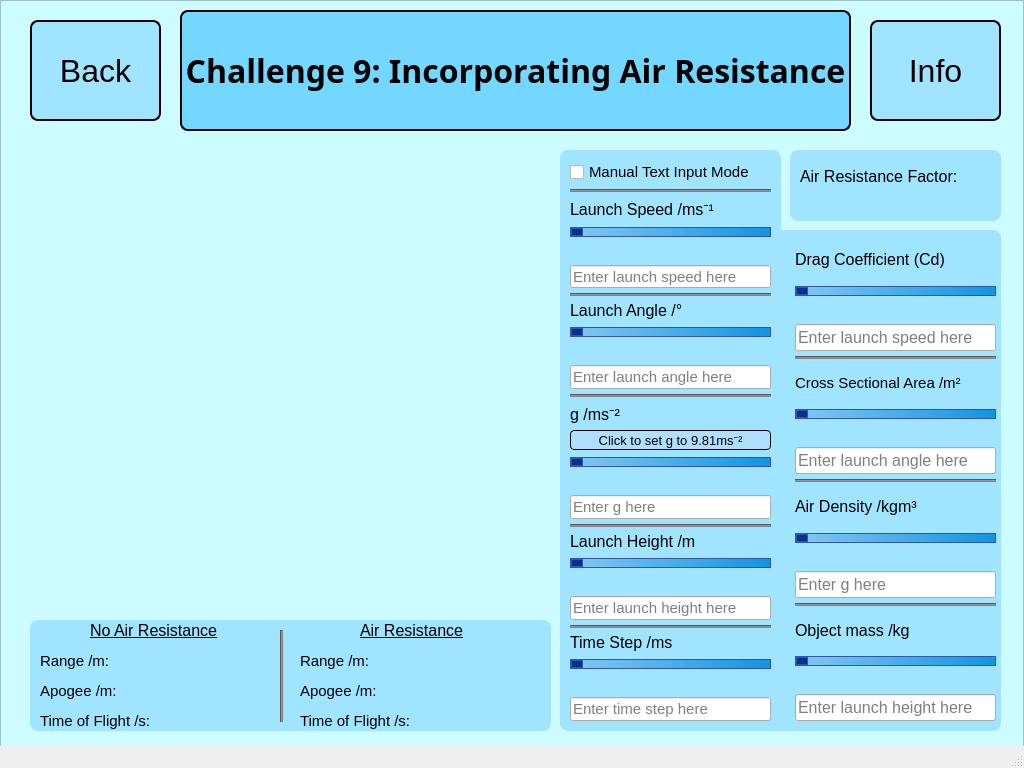
<?xml version="1.0" encoding="UTF-8"?>
<ui version="4.0">
 <class>MainWindow</class>
 <widget class="QMainWindow" name="MainWindow">
  <property name="geometry">
   <rect>
    <x>0</x>
    <y>0</y>
    <width>1024</width>
    <height>768</height>
   </rect>
  </property>
  <property name="windowTitle">
   <string>MainWindow</string>
  </property>
  <widget class="QWidget" name="centralwidget">
   <widget class="QFrame" name="frame">
    <property name="geometry">
     <rect>
      <x>0</x>
      <y>0</y>
      <width>1024</width>
      <height>768</height>
     </rect>
    </property>
    <property name="styleSheet">
     <string notr="true">QFrame {
	background-color: #ccfcff
}</string>
    </property>
    <property name="frameShape">
     <enum>QFrame::StyledPanel</enum>
    </property>
    <property name="frameShadow">
     <enum>QFrame::Raised</enum>
    </property>
    <widget class="QPushButton" name="backButton">
     <property name="geometry">
      <rect>
       <x>30</x>
       <y>20</y>
       <width>131</width>
       <height>101</height>
      </rect>
     </property>
     <property name="font">
      <font>
       <family>Meiryo UI</family>
       <pointsize>24</pointsize>
      </font>
     </property>
     <property name="styleSheet">
      <string notr="true">QPushButton {
	border: 2px solid;
	border-radius: 8px;
	background-color: #a1e4ff;
}</string>
     </property>
     <property name="text">
      <string>Back</string>
     </property>
     <property name="checkable">
      <bool>true</bool>
     </property>
    </widget>
    <widget class="QWidget" name="verticalLayoutWidget">
     <property name="geometry">
      <rect>
       <x>570</x>
       <y>160</y>
       <width>201</width>
       <height>561</height>
      </rect>
     </property>
     <layout class="QVBoxLayout" name="inputLayout" stretch="0,0,1,1,0,0,0,1,2,0,0,0,1,0,1,0,0,0,1,1,0,0,0,1,1,0,0">
      <property name="spacing">
       <number>5</number>
      </property>
      <item>
       <widget class="QCheckBox" name="textModeCheckBox">
        <property name="font">
         <font>
          <family>Meiryo UI</family>
          <pointsize>11</pointsize>
         </font>
        </property>
        <property name="text">
         <string>Manual Text Input Mode</string>
        </property>
       </widget>
      </item>
      <item>
       <widget class="Line" name="Line1">
        <property name="styleSheet">
         <string notr="true">QFrame {
	background-color: #838285;
	min-height:1px;
	max-height:1px;
}</string>
        </property>
        <property name="orientation">
         <enum>Qt::Horizontal</enum>
        </property>
       </widget>
      </item>
      <item>
       <widget class="QLabel" name="launchSpeedLabel">
        <property name="font">
         <font>
          <family>Meiryo UI</family>
          <pointsize>12</pointsize>
          <weight>50</weight>
          <bold>false</bold>
          <underline>false</underline>
         </font>
        </property>
        <property name="styleSheet">
         <string notr="true">QLabel {background-color: #a1e4ff;}</string>
        </property>
        <property name="text">
         <string>Launch Speed /ms⁻¹</string>
        </property>
       </widget>
      </item>
      <item>
       <widget class="QSlider" name="launchSpeedSlider">
        <property name="styleSheet">
         <string notr="true">QSlider::groove:horizontal {border: 1px solid #3256a8;
height: 8px;
background: qlineargradient(x1: 0, y1: 0, x2: 1, y2: 0, stop: 0 #85c8f2, stop: 1 #1293e3);}

QSlider::handle:horizontal {border: 1px solid #3256a8;
background: #073191;
width: 10px;
height: 10px;
border-radius: 5px;}</string>
        </property>
        <property name="orientation">
         <enum>Qt::Horizontal</enum>
        </property>
       </widget>
      </item>
      <item>
       <widget class="QLabel" name="launchSpeedSliderLabel">
        <property name="font">
         <font>
          <family>Meiryo UI</family>
          <pointsize>10</pointsize>
         </font>
        </property>
        <property name="styleSheet">
         <string notr="true">QLabel {background-color: #a1e4ff;}</string>
        </property>
        <property name="text">
         <string/>
        </property>
       </widget>
      </item>
      <item>
       <widget class="QLineEdit" name="launchSpeedLineEdit">
        <property name="font">
         <font>
          <pointsize>11</pointsize>
         </font>
        </property>
        <property name="inputMask">
         <string/>
        </property>
        <property name="placeholderText">
         <string>Enter launch speed here</string>
        </property>
       </widget>
      </item>
      <item>
       <widget class="Line" name="Line2">
        <property name="styleSheet">
         <string notr="true">QFrame {
	background-color: #838285;
	min-height:1px;
	max-height:1px;
}</string>
        </property>
        <property name="orientation">
         <enum>Qt::Horizontal</enum>
        </property>
       </widget>
      </item>
      <item>
       <widget class="QLabel" name="label_3">
        <property name="font">
         <font>
          <family>Meiryo UI</family>
          <pointsize>12</pointsize>
          <weight>50</weight>
          <bold>false</bold>
          <underline>false</underline>
         </font>
        </property>
        <property name="styleSheet">
         <string notr="true">QLabel {background-color: #a1e4ff;}</string>
        </property>
        <property name="text">
         <string>Launch Angle /°</string>
        </property>
       </widget>
      </item>
      <item>
       <widget class="QSlider" name="launchAngleSlider">
        <property name="styleSheet">
         <string notr="true">QSlider::groove:horizontal {border: 1px solid #3256a8;
height: 8px;
background: qlineargradient(x1: 0, y1: 0, x2: 1, y2: 0, stop: 0 #85c8f2, stop: 1 #1293e3);}

QSlider::handle:horizontal {border: 1px solid #3256a8;
background: #073191;
width: 10px;
height: 10px;
border-radius: 5px;}</string>
        </property>
        <property name="orientation">
         <enum>Qt::Horizontal</enum>
        </property>
       </widget>
      </item>
      <item>
       <widget class="QLabel" name="launchAngleSliderLabel">
        <property name="font">
         <font>
          <family>Meiryo UI</family>
          <pointsize>10</pointsize>
         </font>
        </property>
        <property name="styleSheet">
         <string notr="true">QLabel {background-color: #a1e4ff;}</string>
        </property>
        <property name="text">
         <string/>
        </property>
       </widget>
      </item>
      <item>
       <widget class="QLineEdit" name="launchAngleLineEdit">
        <property name="font">
         <font>
          <pointsize>11</pointsize>
         </font>
        </property>
        <property name="placeholderText">
         <string>Enter launch angle here</string>
        </property>
       </widget>
      </item>
      <item>
       <widget class="Line" name="Line3">
        <property name="styleSheet">
         <string notr="true">QFrame {
	background-color: #838285;
	min-height:1px;
	max-height:1px;
}</string>
        </property>
        <property name="orientation">
         <enum>Qt::Horizontal</enum>
        </property>
       </widget>
      </item>
      <item>
       <widget class="QLabel" name="label_4">
        <property name="font">
         <font>
          <family>Meiryo UI</family>
          <pointsize>12</pointsize>
          <weight>50</weight>
          <bold>false</bold>
          <underline>false</underline>
         </font>
        </property>
        <property name="styleSheet">
         <string notr="true">QLabel {background-color: #a1e4ff;}</string>
        </property>
        <property name="text">
         <string>g /ms⁻²</string>
        </property>
       </widget>
      </item>
      <item>
       <widget class="QPushButton" name="setgButton">
        <property name="font">
         <font>
          <family>Meiryo UI</family>
          <pointsize>10</pointsize>
         </font>
        </property>
        <property name="styleSheet">
         <string notr="true">QPushButton {
	border: 1px solid;
	border-radius: 4px;
	background-color:#b1defa;
}</string>
        </property>
        <property name="text">
         <string>Click to set g to 9.81ms⁻²</string>
        </property>
       </widget>
      </item>
      <item>
       <widget class="QSlider" name="gSlider">
        <property name="styleSheet">
         <string notr="true">QSlider::groove:horizontal {border: 1px solid #3256a8;
height: 8px;
background: qlineargradient(x1: 0, y1: 0, x2: 1, y2: 0, stop: 0 #85c8f2, stop: 1 #1293e3);}

QSlider::handle:horizontal {border: 1px solid #3256a8;
background: #073191;
width: 10px;
height: 10px;
border-radius: 5px;}</string>
        </property>
        <property name="orientation">
         <enum>Qt::Horizontal</enum>
        </property>
       </widget>
      </item>
      <item>
       <widget class="QLabel" name="gSliderLabel">
        <property name="font">
         <font>
          <family>Meiryo UI</family>
          <pointsize>10</pointsize>
         </font>
        </property>
        <property name="styleSheet">
         <string notr="true">QLabel {background-color: #a1e4ff;}</string>
        </property>
        <property name="text">
         <string/>
        </property>
       </widget>
      </item>
      <item>
       <widget class="QLineEdit" name="gLineEdit">
        <property name="font">
         <font>
          <pointsize>11</pointsize>
         </font>
        </property>
        <property name="placeholderText">
         <string>Enter g here</string>
        </property>
       </widget>
      </item>
      <item>
       <widget class="Line" name="Line4">
        <property name="styleSheet">
         <string notr="true">QFrame {
	background-color: #838285;
	min-height:1px;
	max-height:1px;
}</string>
        </property>
        <property name="orientation">
         <enum>Qt::Horizontal</enum>
        </property>
       </widget>
      </item>
      <item>
       <widget class="QLabel" name="label_5">
        <property name="font">
         <font>
          <family>Meiryo UI</family>
          <pointsize>12</pointsize>
          <weight>50</weight>
          <bold>false</bold>
          <underline>false</underline>
         </font>
        </property>
        <property name="styleSheet">
         <string notr="true">QLabel {background-color: #a1e4ff;}</string>
        </property>
        <property name="text">
         <string>Launch Height /m</string>
        </property>
       </widget>
      </item>
      <item>
       <widget class="QSlider" name="launchHeightSlider">
        <property name="styleSheet">
         <string notr="true">QSlider::groove:horizontal {border: 1px solid #3256a8;
height: 8px;
background: qlineargradient(x1: 0, y1: 0, x2: 1, y2: 0, stop: 0 #85c8f2, stop: 1 #1293e3);}

QSlider::handle:horizontal {border: 1px solid #3256a8;
background: #073191;
width: 10px;
height: 10px;
border-radius: 5px;}</string>
        </property>
        <property name="orientation">
         <enum>Qt::Horizontal</enum>
        </property>
       </widget>
      </item>
      <item>
       <widget class="QLabel" name="launchHeightSliderLabel">
        <property name="font">
         <font>
          <family>Meiryo UI</family>
          <pointsize>10</pointsize>
         </font>
        </property>
        <property name="styleSheet">
         <string notr="true">QLabel {background-color: #a1e4ff;}</string>
        </property>
        <property name="text">
         <string/>
        </property>
       </widget>
      </item>
      <item>
       <widget class="QLineEdit" name="launchHeightLineEdit">
        <property name="font">
         <font>
          <pointsize>11</pointsize>
         </font>
        </property>
        <property name="placeholderText">
         <string>Enter launch height here</string>
        </property>
       </widget>
      </item>
      <item>
       <widget class="Line" name="Line5">
        <property name="styleSheet">
         <string notr="true">QFrame {
	background-color: #838285;
	min-height:1px;
	max-height:1px;
}</string>
        </property>
        <property name="orientation">
         <enum>Qt::Horizontal</enum>
        </property>
       </widget>
      </item>
      <item>
       <widget class="QLabel" name="label_6">
        <property name="font">
         <font>
          <family>Meiryo UI</family>
          <pointsize>12</pointsize>
          <weight>50</weight>
          <bold>false</bold>
          <underline>false</underline>
         </font>
        </property>
        <property name="styleSheet">
         <string notr="true">QLabel {background-color: #a1e4ff;}</string>
        </property>
        <property name="text">
         <string>Time Step /ms</string>
        </property>
       </widget>
      </item>
      <item>
       <widget class="QSlider" name="timeStepSlider">
        <property name="styleSheet">
         <string notr="true">QSlider::groove:horizontal {border: 1px solid #3256a8;
height: 8px;
background: qlineargradient(x1: 0, y1: 0, x2: 1, y2: 0, stop: 0 #85c8f2, stop: 1 #1293e3);}

QSlider::handle:horizontal {border: 1px solid #3256a8;
background: #073191;
width: 10px;
height: 10px;
border-radius: 5px;}</string>
        </property>
        <property name="orientation">
         <enum>Qt::Horizontal</enum>
        </property>
       </widget>
      </item>
      <item>
       <widget class="QLabel" name="timeStepSliderLabel">
        <property name="font">
         <font>
          <family>Meiryo UI</family>
          <pointsize>10</pointsize>
         </font>
        </property>
        <property name="styleSheet">
         <string notr="true">QLabel {background-color: #a1e4ff;}</string>
        </property>
        <property name="text">
         <string/>
        </property>
       </widget>
      </item>
      <item>
       <widget class="QLineEdit" name="timeStepLineEdit">
        <property name="font">
         <font>
          <pointsize>11</pointsize>
         </font>
        </property>
        <property name="placeholderText">
         <string>Enter time step here</string>
        </property>
       </widget>
      </item>
     </layout>
    </widget>
    <widget class="QWidget" name="verticalLayoutWidget_3">
     <property name="geometry">
      <rect>
       <x>30</x>
       <y>150</y>
       <width>521</width>
       <height>461</height>
      </rect>
     </property>
     <layout class="QVBoxLayout" name="graphLayout"/>
    </widget>
    <widget class="QPushButton" name="infoButton">
     <property name="geometry">
      <rect>
       <x>870</x>
       <y>20</y>
       <width>131</width>
       <height>101</height>
      </rect>
     </property>
     <property name="font">
      <font>
       <family>Meiryo UI</family>
       <pointsize>24</pointsize>
      </font>
     </property>
     <property name="styleSheet">
      <string notr="true">QPushButton {
	border: 2px solid;
	border-radius: 8px;
	background-color: #a1e4ff;
}</string>
     </property>
     <property name="text">
      <string>Info</string>
     </property>
     <property name="checkable">
      <bool>true</bool>
     </property>
    </widget>
    <widget class="QListWidget" name="listWidget">
     <property name="geometry">
      <rect>
       <x>740</x>
       <y>230</y>
       <width>261</width>
       <height>501</height>
      </rect>
     </property>
     <property name="styleSheet">
      <string notr="true">QWidget {
	border-radius: 8px;
	background-color: #a1e4ff;
}</string>
     </property>
    </widget>
    <widget class="QWidget" name="verticalLayoutWidget_2">
     <property name="geometry">
      <rect>
       <x>180</x>
       <y>10</y>
       <width>671</width>
       <height>121</height>
      </rect>
     </property>
     <layout class="QVBoxLayout" name="verticalLayout_2">
      <item>
       <widget class="QLabel" name="challengeTitleLabel">
        <property name="font">
         <font>
          <family>Lucida Handwriting</family>
          <pointsize>24</pointsize>
          <weight>75</weight>
          <italic>false</italic>
          <bold>true</bold>
          <kerning>true</kerning>
         </font>
        </property>
        <property name="autoFillBackground">
         <bool>false</bool>
        </property>
        <property name="styleSheet">
         <string notr="true">QLabel {
	border: 2px solid;
	border-radius: 8px;
	background-color: #73d7ff;
}</string>
        </property>
        <property name="text">
         <string>Challenge 9: Incorporating Air Resistance</string>
        </property>
        <property name="scaledContents">
         <bool>true</bool>
        </property>
        <property name="alignment">
         <set>Qt::AlignCenter</set>
        </property>
        <property name="wordWrap">
         <bool>true</bool>
        </property>
       </widget>
      </item>
     </layout>
    </widget>
    <widget class="QListWidget" name="analyticsListWidget">
     <property name="geometry">
      <rect>
       <x>30</x>
       <y>620</y>
       <width>521</width>
       <height>111</height>
      </rect>
     </property>
     <property name="styleSheet">
      <string notr="true">QWidget {
	border-radius: 8px;
	background-color: #a1e4ff;
}</string>
     </property>
    </widget>
    <widget class="QLabel" name="rangeLabel">
     <property name="geometry">
      <rect>
       <x>40</x>
       <y>650</y>
       <width>251</width>
       <height>21</height>
      </rect>
     </property>
     <property name="font">
      <font>
       <family>Meiryo UI</family>
       <pointsize>11</pointsize>
       <weight>50</weight>
       <bold>false</bold>
       <underline>false</underline>
      </font>
     </property>
     <property name="styleSheet">
      <string notr="true">QLabel {background-color: #a1e4ff;}</string>
     </property>
     <property name="text">
      <string>Range /m:</string>
     </property>
    </widget>
    <widget class="QLabel" name="apogeeLabel">
     <property name="geometry">
      <rect>
       <x>40</x>
       <y>680</y>
       <width>261</width>
       <height>21</height>
      </rect>
     </property>
     <property name="font">
      <font>
       <family>Meiryo UI</family>
       <pointsize>11</pointsize>
       <weight>50</weight>
       <bold>false</bold>
       <underline>false</underline>
      </font>
     </property>
     <property name="styleSheet">
      <string notr="true">QLabel {background-color: #a1e4ff;}</string>
     </property>
     <property name="text">
      <string>Apogee /m:</string>
     </property>
    </widget>
    <widget class="QLabel" name="flightTimeLabel">
     <property name="geometry">
      <rect>
       <x>40</x>
       <y>710</y>
       <width>251</width>
       <height>21</height>
      </rect>
     </property>
     <property name="font">
      <font>
       <family>Meiryo UI</family>
       <pointsize>11</pointsize>
       <weight>50</weight>
       <bold>false</bold>
       <underline>false</underline>
      </font>
     </property>
     <property name="styleSheet">
      <string notr="true">QLabel {background-color: #a1e4ff;}</string>
     </property>
     <property name="text">
      <string>Time of Flight /s:</string>
     </property>
    </widget>
    <widget class="QListWidget" name="listWidget_2">
     <property name="geometry">
      <rect>
       <x>560</x>
       <y>150</y>
       <width>221</width>
       <height>581</height>
      </rect>
     </property>
     <property name="styleSheet">
      <string notr="true">QWidget {
	border-radius: 8px;
	background-color: #a1e4ff;
}</string>
     </property>
    </widget>
    <widget class="QWidget" name="verticalLayoutWidget_4">
     <property name="geometry">
      <rect>
       <x>795</x>
       <y>240</y>
       <width>201</width>
       <height>481</height>
      </rect>
     </property>
     <layout class="QVBoxLayout" name="inputLayout_2" stretch="1,1,0,0,0,1,2,0,0,0,1,1,0,0,0,1,1,0,0">
      <property name="spacing">
       <number>5</number>
      </property>
      <item>
       <widget class="QLabel" name="dragCoefficientLabel">
        <property name="font">
         <font>
          <family>Meiryo UI</family>
          <pointsize>12</pointsize>
          <weight>50</weight>
          <bold>false</bold>
          <underline>false</underline>
         </font>
        </property>
        <property name="styleSheet">
         <string notr="true">QLabel {background-color: #a1e4ff;}</string>
        </property>
        <property name="text">
         <string>Drag Coefficient (Cd)</string>
        </property>
       </widget>
      </item>
      <item>
       <widget class="QSlider" name="dragCoefficientSlider">
        <property name="styleSheet">
         <string notr="true">QSlider::groove:horizontal {border: 1px solid #3256a8;
height: 8px;
background: qlineargradient(x1: 0, y1: 0, x2: 1, y2: 0, stop: 0 #85c8f2, stop: 1 #1293e3);}

QSlider::handle:horizontal {border: 1px solid #3256a8;
background: #073191;
width: 10px;
height: 10px;
border-radius: 5px;}</string>
        </property>
        <property name="orientation">
         <enum>Qt::Horizontal</enum>
        </property>
       </widget>
      </item>
      <item>
       <widget class="QLabel" name="dragCoefficientSliderLabel">
        <property name="font">
         <font>
          <family>Meiryo UI</family>
          <pointsize>10</pointsize>
         </font>
        </property>
        <property name="styleSheet">
         <string notr="true">QLabel {background-color: #a1e4ff;}</string>
        </property>
        <property name="text">
         <string/>
        </property>
       </widget>
      </item>
      <item>
       <widget class="QLineEdit" name="dragCoefficientLineEdit">
        <property name="font">
         <font>
          <pointsize>12</pointsize>
         </font>
        </property>
        <property name="inputMask">
         <string/>
        </property>
        <property name="placeholderText">
         <string>Enter launch speed here</string>
        </property>
       </widget>
      </item>
      <item>
       <widget class="Line" name="Line2_2">
        <property name="styleSheet">
         <string notr="true">QFrame {
	background-color: #838285;
	min-height:1px;
	max-height:1px;
}</string>
        </property>
        <property name="orientation">
         <enum>Qt::Horizontal</enum>
        </property>
       </widget>
      </item>
      <item>
       <widget class="QLabel" name="CSALabel">
        <property name="font">
         <font>
          <family>Meiryo UI</family>
          <pointsize>11</pointsize>
          <weight>50</weight>
          <bold>false</bold>
          <underline>false</underline>
         </font>
        </property>
        <property name="styleSheet">
         <string notr="true">QLabel {background-color: #a1e4ff;}</string>
        </property>
        <property name="text">
         <string>Cross Sectional Area /m²</string>
        </property>
       </widget>
      </item>
      <item>
       <widget class="QSlider" name="CSASlider">
        <property name="styleSheet">
         <string notr="true">QSlider::groove:horizontal {border: 1px solid #3256a8;
height: 8px;
background: qlineargradient(x1: 0, y1: 0, x2: 1, y2: 0, stop: 0 #85c8f2, stop: 1 #1293e3);}

QSlider::handle:horizontal {border: 1px solid #3256a8;
background: #073191;
width: 10px;
height: 10px;
border-radius: 5px;}</string>
        </property>
        <property name="orientation">
         <enum>Qt::Horizontal</enum>
        </property>
       </widget>
      </item>
      <item>
       <widget class="QLabel" name="CSASliderLabel">
        <property name="font">
         <font>
          <family>Meiryo UI</family>
          <pointsize>10</pointsize>
         </font>
        </property>
        <property name="styleSheet">
         <string notr="true">QLabel {background-color: #a1e4ff;}</string>
        </property>
        <property name="text">
         <string/>
        </property>
       </widget>
      </item>
      <item>
       <widget class="QLineEdit" name="CSALineEdit">
        <property name="font">
         <font>
          <pointsize>12</pointsize>
         </font>
        </property>
        <property name="placeholderText">
         <string>Enter launch angle here</string>
        </property>
       </widget>
      </item>
      <item>
       <widget class="Line" name="Line3_2">
        <property name="styleSheet">
         <string notr="true">QFrame {
	background-color: #838285;
	min-height:1px;
	max-height:1px;
}</string>
        </property>
        <property name="orientation">
         <enum>Qt::Horizontal</enum>
        </property>
       </widget>
      </item>
      <item>
       <widget class="QLabel" name="airDensityLabel">
        <property name="font">
         <font>
          <family>Meiryo UI</family>
          <pointsize>12</pointsize>
          <weight>50</weight>
          <bold>false</bold>
          <underline>false</underline>
         </font>
        </property>
        <property name="styleSheet">
         <string notr="true">QLabel {background-color: #a1e4ff;}</string>
        </property>
        <property name="text">
         <string>Air Density /kgm³</string>
        </property>
       </widget>
      </item>
      <item>
       <widget class="QSlider" name="airDensitySlider">
        <property name="styleSheet">
         <string notr="true">QSlider::groove:horizontal {border: 1px solid #3256a8;
height: 8px;
background: qlineargradient(x1: 0, y1: 0, x2: 1, y2: 0, stop: 0 #85c8f2, stop: 1 #1293e3);}

QSlider::handle:horizontal {border: 1px solid #3256a8;
background: #073191;
width: 10px;
height: 10px;
border-radius: 5px;}</string>
        </property>
        <property name="orientation">
         <enum>Qt::Horizontal</enum>
        </property>
       </widget>
      </item>
      <item>
       <widget class="QLabel" name="airDensitySliderLabel">
        <property name="font">
         <font>
          <family>Meiryo UI</family>
          <pointsize>10</pointsize>
         </font>
        </property>
        <property name="styleSheet">
         <string notr="true">QLabel {background-color: #a1e4ff;}</string>
        </property>
        <property name="text">
         <string/>
        </property>
       </widget>
      </item>
      <item>
       <widget class="QLineEdit" name="airDensityLineEdit">
        <property name="font">
         <font>
          <pointsize>12</pointsize>
         </font>
        </property>
        <property name="placeholderText">
         <string>Enter g here</string>
        </property>
       </widget>
      </item>
      <item>
       <widget class="Line" name="Line4_2">
        <property name="styleSheet">
         <string notr="true">QFrame {
	background-color: #838285;
	min-height:1px;
	max-height:1px;
}</string>
        </property>
        <property name="orientation">
         <enum>Qt::Horizontal</enum>
        </property>
       </widget>
      </item>
      <item>
       <widget class="QLabel" name="massLabel">
        <property name="font">
         <font>
          <family>Meiryo UI</family>
          <pointsize>12</pointsize>
          <weight>50</weight>
          <bold>false</bold>
          <underline>false</underline>
         </font>
        </property>
        <property name="styleSheet">
         <string notr="true">QLabel {background-color: #a1e4ff;}</string>
        </property>
        <property name="text">
         <string>Object mass /kg</string>
        </property>
       </widget>
      </item>
      <item>
       <widget class="QSlider" name="massSlider">
        <property name="styleSheet">
         <string notr="true">QSlider::groove:horizontal {border: 1px solid #3256a8;
height: 8px;
background: qlineargradient(x1: 0, y1: 0, x2: 1, y2: 0, stop: 0 #85c8f2, stop: 1 #1293e3);}

QSlider::handle:horizontal {border: 1px solid #3256a8;
background: #073191;
width: 10px;
height: 10px;
border-radius: 5px;}</string>
        </property>
        <property name="orientation">
         <enum>Qt::Horizontal</enum>
        </property>
       </widget>
      </item>
      <item>
       <widget class="QLabel" name="massSliderLabel">
        <property name="font">
         <font>
          <family>Meiryo UI</family>
          <pointsize>10</pointsize>
         </font>
        </property>
        <property name="styleSheet">
         <string notr="true">QLabel {background-color: #a1e4ff;}</string>
        </property>
        <property name="text">
         <string/>
        </property>
       </widget>
      </item>
      <item>
       <widget class="QLineEdit" name="massLineEdit">
        <property name="font">
         <font>
          <pointsize>12</pointsize>
         </font>
        </property>
        <property name="placeholderText">
         <string>Enter launch height here</string>
        </property>
       </widget>
      </item>
     </layout>
    </widget>
    <widget class="QLabel" name="noAirResLabel">
     <property name="geometry">
      <rect>
       <x>90</x>
       <y>620</y>
       <width>221</width>
       <height>21</height>
      </rect>
     </property>
     <property name="font">
      <font>
       <family>Meiryo UI</family>
       <pointsize>12</pointsize>
       <weight>50</weight>
       <bold>false</bold>
       <underline>true</underline>
      </font>
     </property>
     <property name="styleSheet">
      <string notr="true">QLabel {background-color: #a1e4ff;}</string>
     </property>
     <property name="text">
      <string>No Air Resistance</string>
     </property>
    </widget>
    <widget class="QLabel" name="airResLabel">
     <property name="geometry">
      <rect>
       <x>360</x>
       <y>620</y>
       <width>161</width>
       <height>21</height>
      </rect>
     </property>
     <property name="font">
      <font>
       <family>Meiryo UI</family>
       <pointsize>12</pointsize>
       <weight>50</weight>
       <bold>false</bold>
       <underline>true</underline>
      </font>
     </property>
     <property name="styleSheet">
      <string notr="true">QLabel {background-color: #a1e4ff;}</string>
     </property>
     <property name="text">
      <string>Air Resistance</string>
     </property>
    </widget>
    <widget class="QLabel" name="rangeLabel_4">
     <property name="geometry">
      <rect>
       <x>300</x>
       <y>650</y>
       <width>221</width>
       <height>21</height>
      </rect>
     </property>
     <property name="font">
      <font>
       <family>Meiryo UI</family>
       <pointsize>11</pointsize>
       <weight>50</weight>
       <bold>false</bold>
       <underline>false</underline>
      </font>
     </property>
     <property name="styleSheet">
      <string notr="true">QLabel {background-color: #a1e4ff;}</string>
     </property>
     <property name="text">
      <string>Range /m:</string>
     </property>
    </widget>
    <widget class="QLabel" name="apogeeLabel_2">
     <property name="geometry">
      <rect>
       <x>300</x>
       <y>680</y>
       <width>221</width>
       <height>21</height>
      </rect>
     </property>
     <property name="font">
      <font>
       <family>Meiryo UI</family>
       <pointsize>11</pointsize>
       <weight>50</weight>
       <bold>false</bold>
       <underline>false</underline>
      </font>
     </property>
     <property name="styleSheet">
      <string notr="true">QLabel {background-color: #a1e4ff;}</string>
     </property>
     <property name="text">
      <string>Apogee /m:</string>
     </property>
    </widget>
    <widget class="QLabel" name="flightTimeLabel_2">
     <property name="geometry">
      <rect>
       <x>300</x>
       <y>710</y>
       <width>231</width>
       <height>21</height>
      </rect>
     </property>
     <property name="font">
      <font>
       <family>Meiryo UI</family>
       <pointsize>11</pointsize>
       <weight>50</weight>
       <bold>false</bold>
       <underline>false</underline>
      </font>
     </property>
     <property name="styleSheet">
      <string notr="true">QLabel {background-color: #a1e4ff;}</string>
     </property>
     <property name="text">
      <string>Time of Flight /s:</string>
     </property>
    </widget>
    <widget class="Line" name="line_3">
     <property name="geometry">
      <rect>
       <x>280</x>
       <y>630</y>
       <width>3</width>
       <height>92</height>
      </rect>
     </property>
     <property name="styleSheet">
      <string notr="true">QFrame {background-color:  #838285; max-width: 1px; min-width:1px;}</string>
     </property>
     <property name="orientation">
      <enum>Qt::Vertical</enum>
     </property>
    </widget>
    <widget class="QListWidget" name="listWidget_3">
     <property name="geometry">
      <rect>
       <x>790</x>
       <y>150</y>
       <width>211</width>
       <height>71</height>
      </rect>
     </property>
     <property name="styleSheet">
      <string notr="true">QWidget {
	border-radius: 8px;
	background-color: #a1e4ff;
}</string>
     </property>
    </widget>
    <widget class="QLabel" name="airResFactorLabel">
     <property name="geometry">
      <rect>
       <x>800</x>
       <y>160</y>
       <width>191</width>
       <height>51</height>
      </rect>
     </property>
     <property name="font">
      <font>
       <family>Meiryo UI</family>
       <pointsize>12</pointsize>
       <weight>50</weight>
       <bold>false</bold>
       <underline>false</underline>
      </font>
     </property>
     <property name="styleSheet">
      <string notr="true">QLabel {background-color: #a1e4ff;}</string>
     </property>
     <property name="text">
      <string>Air Resistance Factor:
</string>
     </property>
    </widget>
    <zorder>listWidget_2</zorder>
    <zorder>listWidget</zorder>
    <zorder>backButton</zorder>
    <zorder>verticalLayoutWidget</zorder>
    <zorder>verticalLayoutWidget_3</zorder>
    <zorder>infoButton</zorder>
    <zorder>verticalLayoutWidget_2</zorder>
    <zorder>analyticsListWidget</zorder>
    <zorder>rangeLabel</zorder>
    <zorder>apogeeLabel</zorder>
    <zorder>flightTimeLabel</zorder>
    <zorder>verticalLayoutWidget_4</zorder>
    <zorder>noAirResLabel</zorder>
    <zorder>airResLabel</zorder>
    <zorder>rangeLabel_4</zorder>
    <zorder>apogeeLabel_2</zorder>
    <zorder>flightTimeLabel_2</zorder>
    <zorder>line_3</zorder>
    <zorder>listWidget_3</zorder>
    <zorder>airResFactorLabel</zorder>
   </widget>
  </widget>
  <widget class="QStatusBar" name="statusbar"/>
 </widget>
 <resources/>
 <connections/>
</ui>
